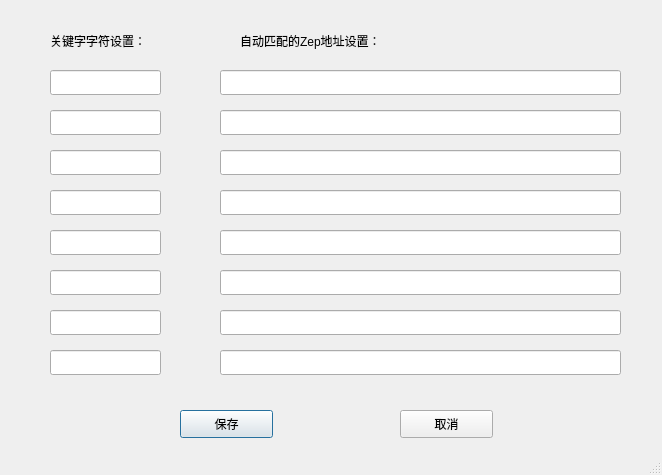
<?xml version="1.0" encoding="UTF-8"?>
<ui version="4.0">
 <class>Dialog</class>
 <widget class="QDialog" name="Dialog">
  <property name="geometry">
   <rect>
    <x>0</x>
    <y>0</y>
    <width>662</width>
    <height>475</height>
   </rect>
  </property>
  <property name="windowTitle">
   <string>Dialog</string>
  </property>
  <property name="sizeGripEnabled">
   <bool>true</bool>
  </property>
  <widget class="QLineEdit" name="lineEdit_AS_keys_1">
   <property name="geometry">
    <rect>
     <x>50</x>
     <y>70</y>
     <width>111</width>
     <height>25</height>
    </rect>
   </property>
  </widget>
  <widget class="QLineEdit" name="lineEdit_AS_keys_2">
   <property name="geometry">
    <rect>
     <x>50</x>
     <y>110</y>
     <width>111</width>
     <height>25</height>
    </rect>
   </property>
  </widget>
  <widget class="QLineEdit" name="lineEdit_AS_keys_3">
   <property name="geometry">
    <rect>
     <x>50</x>
     <y>150</y>
     <width>111</width>
     <height>25</height>
    </rect>
   </property>
  </widget>
  <widget class="QLineEdit" name="lineEdit_AS_keys_4">
   <property name="geometry">
    <rect>
     <x>50</x>
     <y>190</y>
     <width>111</width>
     <height>25</height>
    </rect>
   </property>
  </widget>
  <widget class="QLineEdit" name="lineEdit_AS_keys_5">
   <property name="geometry">
    <rect>
     <x>50</x>
     <y>230</y>
     <width>111</width>
     <height>25</height>
    </rect>
   </property>
  </widget>
  <widget class="QLineEdit" name="lineEdit_AS_keys_6">
   <property name="geometry">
    <rect>
     <x>50</x>
     <y>270</y>
     <width>111</width>
     <height>25</height>
    </rect>
   </property>
  </widget>
  <widget class="QLineEdit" name="lineEdit_AS_address1">
   <property name="geometry">
    <rect>
     <x>220</x>
     <y>70</y>
     <width>401</width>
     <height>25</height>
    </rect>
   </property>
  </widget>
  <widget class="QLineEdit" name="lineEdit_AS_address2">
   <property name="geometry">
    <rect>
     <x>220</x>
     <y>110</y>
     <width>401</width>
     <height>25</height>
    </rect>
   </property>
  </widget>
  <widget class="QLineEdit" name="lineEdit_AS_address3">
   <property name="geometry">
    <rect>
     <x>220</x>
     <y>150</y>
     <width>401</width>
     <height>25</height>
    </rect>
   </property>
  </widget>
  <widget class="QLineEdit" name="lineEdit_AS_address4">
   <property name="geometry">
    <rect>
     <x>220</x>
     <y>190</y>
     <width>401</width>
     <height>25</height>
    </rect>
   </property>
  </widget>
  <widget class="QLineEdit" name="lineEdit_AS_address5">
   <property name="geometry">
    <rect>
     <x>220</x>
     <y>230</y>
     <width>401</width>
     <height>25</height>
    </rect>
   </property>
  </widget>
  <widget class="QLineEdit" name="lineEdit_AS_address6">
   <property name="geometry">
    <rect>
     <x>220</x>
     <y>270</y>
     <width>401</width>
     <height>25</height>
    </rect>
   </property>
  </widget>
  <widget class="QLabel" name="label">
   <property name="geometry">
    <rect>
     <x>50</x>
     <y>30</y>
     <width>121</width>
     <height>21</height>
    </rect>
   </property>
   <property name="text">
    <string>关键字字符设置：</string>
   </property>
  </widget>
  <widget class="QLabel" name="label_2">
   <property name="geometry">
    <rect>
     <x>240</x>
     <y>30</y>
     <width>181</width>
     <height>21</height>
    </rect>
   </property>
   <property name="text">
    <string>自动匹配的Zep地址设置：</string>
   </property>
  </widget>
  <widget class="QPushButton" name="pushButton_AS_save">
   <property name="geometry">
    <rect>
     <x>180</x>
     <y>410</y>
     <width>93</width>
     <height>28</height>
    </rect>
   </property>
   <property name="text">
    <string>保存</string>
   </property>
  </widget>
  <widget class="QPushButton" name="pushButton_AS_cancel">
   <property name="geometry">
    <rect>
     <x>400</x>
     <y>410</y>
     <width>93</width>
     <height>28</height>
    </rect>
   </property>
   <property name="text">
    <string>取消</string>
   </property>
  </widget>
  <widget class="QLineEdit" name="lineEdit_AS_keys_7">
   <property name="geometry">
    <rect>
     <x>50</x>
     <y>310</y>
     <width>111</width>
     <height>25</height>
    </rect>
   </property>
  </widget>
  <widget class="QLineEdit" name="lineEdit_AS_address7">
   <property name="geometry">
    <rect>
     <x>220</x>
     <y>310</y>
     <width>401</width>
     <height>25</height>
    </rect>
   </property>
  </widget>
  <widget class="QLineEdit" name="lineEdit_AS_keys_8">
   <property name="geometry">
    <rect>
     <x>50</x>
     <y>350</y>
     <width>111</width>
     <height>25</height>
    </rect>
   </property>
  </widget>
  <widget class="QLineEdit" name="lineEdit_AS_address8">
   <property name="geometry">
    <rect>
     <x>220</x>
     <y>350</y>
     <width>401</width>
     <height>25</height>
    </rect>
   </property>
  </widget>
 </widget>
 <resources/>
 <connections/>
</ui>
